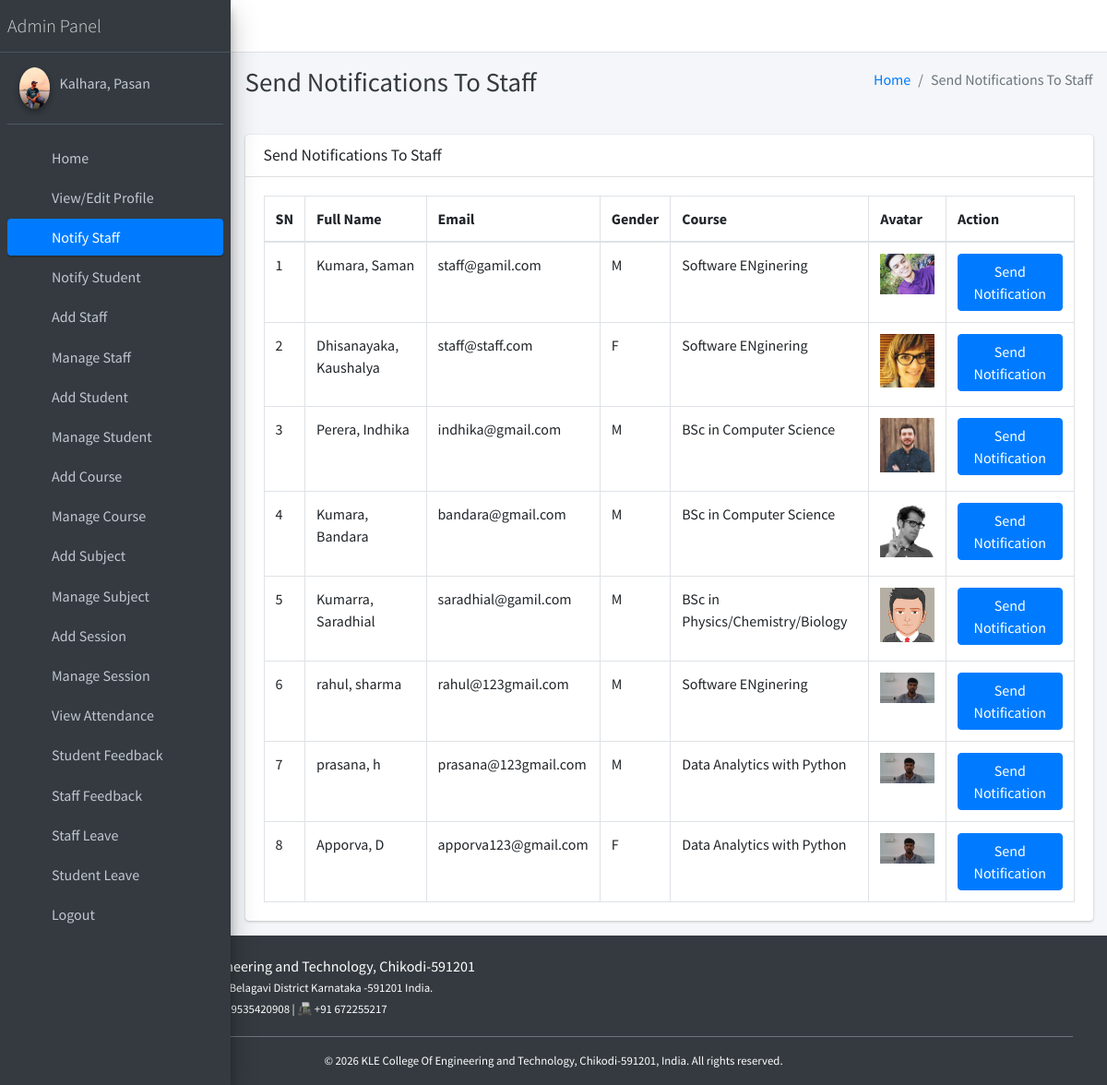
The page /admin_notify_staff (signed in) on the database its author committed.
### main_app/models.py (models this page shows, shortened)
class CustomUser(AbstractUser):
    USER_TYPE = ((1, "HOD"), (2, "Staff"), (3, "Student"))
    GENDER = [("M", "Male"), ("F", "Female")]
    username = None  # Removed username, using email instead
    email = models.EmailField(unique=True)
    user_type = models.CharField(default=1, choices=USER_TYPE, max_length=1)
    gender = models.CharField(max_length=1, choices=GENDER)
    profile_pic = models.ImageField()
    address = models.TextField()
    fcm_token = models.TextField(default="")  # For firebase notifications
    created_at = models.DateTimeField(auto_now_add=True)
    updated_at = models.DateTimeField(auto_now=True)
    USERNAME_FIELD = "email"
    REQUIRED_FIELDS = []
    objects = CustomUserManager()
    def __str__(self):
        return self.last_name + ", " + self.first_name

class Staff(models.Model):
    course = models.ForeignKey(Course, on_delete=models.DO_NOTHING, null=True, blank=False)
    admin = models.OneToOneField(CustomUser, on_delete=models.CASCADE)

class Course(models.Model):
    name = models.CharField(max_length=120)
    created_at = models.DateTimeField(auto_now_add=True)
    updated_at = models.DateTimeField(auto_now=True)

### main_app/hod_views.py (the view)
# urls.py: path("admin_notify_staff", hod_views.admin_notify_staff,
def admin_notify_staff(request):
    staff = CustomUser.objects.filter(user_type=2)
    context = {
        'page_title': "Send Notifications To Staff",
        'allStaff': staff
    }
    return render(request, "hod_template/staff_notification.html", context)

### main_app/templates/hod_template/staff_notification.html (shortened to what this page needs)
{% extends 'main_app/base.html' %}
{% load static %}
{% block page_title %}{{page_title}}{% endblock page_title %}
{% block content %}
<section class="content">
    <div class="container-fluid">
        <div class="row">
            <div class="col-md-12">
                <div class="card">
                    <div class="card-header">
                        <h3 class="card-title">{{page_title}}</h3>
                    </div>
                    <div class="card-body">
                        <table id="example2" class="table table-bordered table-hover">
                            <thead>
                                <tr>
                                    <th>SN</th>
                                    <th>Full Name</th>
                                    <th>Email</th>
                                    <th>Gender</th>
                                    <th>Course</th>
                                    <th>Avatar</th>
                                    <th>Action</th>
                                </tr>
                            </thead>
                            <tbody>
                                {% for staff in allStaff %}
                                <tr>
                                    <td>{{ forloop.counter }}</td>
                                    <td>{{staff.last_name}}, {{staff.first_name}}</td>
                                    <td>{{staff.email}}</td>
                                    <td>{{staff.gender}}</td>
                                    <td>{{staff.staff.course.name}}</td>
                                    <td>
                                        {% if staff.profile_pic == ""  %}
                                        No Image
                                        {% else %}
                                        <img class="img img-fluid mb-2" height="100" width="100"
                                            src="{{staff.profile_pic}}" alt="">
                                        {% endif %}
                                    </td>
                                    <td><button data-toggle = "modal" data-target = "#myModal"class="btn btn-primary show_notification" value="{{staff.id}}">Send Notification</button>
                                    </td>
                                </tr>
                                {% endfor %}
                            </tbody>
                        </table>
                    </div>
                </div>
            </div>
        </div>
    </div>
</section>
{% endblock content %}

### main_app/templates/main_app/sidebar_template.html (shortened to what this page needs)
{% load static %}
<aside class="main-sidebar sidebar-dark-primary elevation-4">
{% if request.user.user_type == '1' %}
    <a href="{% url 'admin_home' %}" class="brand-link">
        <span class="brand-text font-weight-light">Admin Panel</span>
    </a>
    <div class="sidebar">
        <div class="user-panel mt-3 pb-3 mb-3 d-flex">
            <div class="image">
                <img src="{{ request.user.profile_pic }}" class="img-circle elevation-2" alt="User Image">
            </div>
            <div class="info">
                <a href="#" class="d-block">{{ user }}</a>
            </div>
        </div>
        <nav class="mt-2">
            <ul class="nav nav-pills nav-sidebar flex-column" role="menu">
                <li class="nav-item">
                    {% url 'admin_home' as admin_home %}
                    <a href="{{ admin_home }}" class="nav-link {% if admin_home == request.path %} active {% endif %}">
                        <i class="nav-icon fas fa-tachometer-alt"></i>
                        <p>Home</p>
                    </a>
                </li>
                <li class="nav-item">
                    {% url 'admin_view_profile' as admin_view_profile %}
                    <a href="{{ admin_view_profile }}" class="nav-link {% if admin_view_profile == request.path %} active {% endif %}">
                        <i class="nav-icon fas fa-user-cog"></i>
                        <p>View/Edit Profile</p>
                    </a>
                </li>
                <li class="nav-item">
                    {% url 'admin_notify_staff' as admin_notify_staff %}
                    <a href="{{ admin_notify_staff }}" class="nav-link {% if admin_notify_staff == request.path %} active {% endif %}">
                        <i class="nav-icon fas fa-bullhorn"></i>
                        <p>Notify Staff</p>
                    </a>
                </li>
                <li class="nav-item">
                    {% url 'admin_notify_student' as admin_notify_student %}
                    <a href="{{ admin_notify_student }}" class="nav-link {% if admin_notify_student == request.path %} active {% endif %}">
                        <i class="nav-icon fas fa-bullhorn"></i>
                        <p>Notify Student</p>
                    </a>
                </li>
                <li class="nav-item">
                    {% url 'add_staff' as add_staff %}
                    <a href="{{ add_staff }}" class="nav-link {% if add_staff == request.path %} active {% endif %}">
                        <i class="nav-icon fas fa-user-plus"></i>
                        <p>Add Staff</p>
                    </a>
                </li>
                <li class="nav-item">
                    {% url 'manage_staff' as manage_staff %}
                    {% url 'edit_staff' staff_id as edit_staff %}
                    <a href="{{ manage_staff }}" class="nav-link {% if manage_staff == request.path or request.path == edit_staff %} active {% endif %}">
                        <i class="nav-icon fas fa-users"></i>
                        <p>Manage Staff</p>
                    </a>
                </li>
                <li class="nav-item">
                    {% url 'add_student' as add_student %}
                    <a href="{{ add_student }}" class="nav-link {% if add_student == request.path %} active {% endif %}">
                        <i class="nav-icon fas fa-user-graduate"></i>
                        <p>Add Student</p>
                    </a>
                </li>
                <li class="nav-item">
                    {% url 'manage_student' as manage_student %}
                    {% url 'edit_student' student_id as edit_student %}
                    <a href="{{ manage_student }}" class="nav-link {% if edit_student == request.path or manage_student == request.path %} active {% endif %}">
                        <i class="nav-icon fas fa-users"></i>
                        <p>Manage Student</p>
                    </a>
                </li>
                <li class="nav-item">
                    {% url 'add_course' as add_course %}
                    <a href="{{ add_course }}" class="nav-link {% if add_course == request.path %} active {% endif %}">
                        <i class="nav-icon fas fa-book"></i>
                        <p>Add Course</p>
                    </a>
                </li>
                <li class="nav-item">
                    {% url 'manage_course' as manage_course %}
                    {% url 'edit_course' course_id as edit_course %}
                    <a href="{{ manage_course }}" class="nav-link {% if edit_course == request.path or manage_course == request.path %} active {% endif %}">
                        <i class="nav-icon fas fa-book-open"></i>
                        <p>Manage Course</p>
                    </a>
                </li>
                <li class="nav-item">
                    {% url 'add_subject' as add_subject %}
                    <a href="{{ add_subject }}" class="nav-link {% if add_subject == request.path %} active {% endif %}">
                        <i class="nav-icon fas fa-chalkboard-teacher"></i>
                        <p>Add Subject</p>
                    </a>
                </li>
                <li class="nav-item">
                    {% url 'manage_subject' as manage_subject %}
                    {% url 'edit_subject' subject_id as edit_subject %}
                    <a href="{{ manage_subject }}" class="nav-link {% if edit_subject == request.path or manage_subject == request.path %} active {% endif %}">
                        <i class="nav-icon fas fa-book-reader"></i>
                        <p>Manage Subject</p>
                    </a>
                </li>
                <li class="nav-item">
                    {% url 'add_session' as add_session %}
                    <a href="{{ add_session }}" class="nav-link {% if add_session == request.path %} active {% endif %}">
                        <i class="nav-icon fas fa-calendar-plus"></i>
                        <p>Add Session</p>
                    </a>
                </li>
                <li class="nav-item">
                    {% url 'manage_session' as manage_session %}
                    {% url 'edit_session' session_id as edit_session %}
                    <a href="{{ manage_session }}" class="nav-link {% if edit_session == request.path or manage_session == request.path %} active {% endif %}">
                        <i class="nav-icon fas fa-calendar-alt"></i>
                        <p>Manage Session</p>
                    </a>
                </li>
                <li class="nav-item">
                    {% url 'admin_view_attendance' as admin_view_attendance %}
                    <a href="{{ admin_view_attendance }}" class="nav-link {% if admin_view_attendance == request.path %} active {% endif %}">
                        <i class="nav-icon fas fa-clipboard-list"></i>
                        <p>View Attendance</p>
                    </a>
                </li>
                <li class="nav-item">
                    {% url 'student_feedback_message' as student_feedback_message %}
                    <a href="{{ student_feedback_message }}" class="nav-link {% if student_feedback_message == request.path %} active {% endif %}">
                        <i class="nav-icon fas fa-comment-dots"></i>
                        <p>Student Feedback</p>
                    </a>
                </li>
                <li class="nav-item">
                    {% url 'staff_feedback_message' as staff_feedback_message %}
                    <a href="{{ staff_feedback_message }}" class="nav-link {% if staff_feedback_message == request.path %} active {% endif %}">
                        <i class="nav-icon fas fa-comments"></i>
                        <p>Staff Feedback</p>
                    </a>
                </li>
                <li class="nav-item">
                    {% url 'view_staff_leave' as view_staff_leave %}
                    <a href="{{ view_staff_leave }}" class="nav-link {% if view_staff_leave == request.path %} active {% endif %}">
                        <i class="nav-icon fas fa-user-clock"></i>
                        <p>Staff Leave</p>
                    </a>
                </li>
                <li class="nav-item">
                    {% url 'view_student_leave' as view_student_leave %}
                    <a href="{{ view_student_leave }}" class="nav-link {% if view_student_leave == request.path %} active {% endif %}">
                        <i class="nav-icon fas fa-user-clock"></i>
                        <p>Student Leave</p>
                    </a>
                </li>
{% endif %}
<li class="nav-item">
    <a href="{% url 'user_logout' %}" onclick="return confirm('Your session would be terminated.\n\nProceed?')" class="nav-link">
        <i class="nav-icon fas fa-sign-out-alt"></i>
        <p>Logout</p>
    </a>
</li>
</ul>
</nav>
</div>
</aside>

### rows shown on the page
CustomUser: user.profile_pic (picture), last_name+first_name "Kalhara, Pasan"
CustomUser: last_name "Kumara", first_name "Saman", email "staff@gamil.com", gender "M", staff.course.name "Software ENginering", shows a picture
CustomUser: last_name "Dhisanayaka", first_name "Kaushalya", email "staff@staff.com", gender "F", staff.course.name "Software ENginering", profile_pic (picture)
CustomUser: last_name "Perera", first_name "Indhika", email "indhika@gmail.com", gender "M", staff.course.name "BSc in Computer Science", profile_pic (picture)
CustomUser: last_name "Kumara", first_name "Bandara", email "bandara@gmail.com", gender "M", staff.course.name "BSc in Computer Science", profile_pic (picture)
CustomUser: last_name "Kumarra", first_name "Saradhial", email "saradhial@gamil.com", gender "M", staff.course.name "BSc in Physics/Chemistry/Biology", profile_pic (picture)
CustomUser: last_name "rahul", first_name "sharma", email "rahul@123gmail.com", gender "M", staff.course.name "Software ENginering", profile_pic (picture)
CustomUser: last_name "prasana", first_name "h", email "prasana@123gmail.com", gender "M", staff.course.name "Data Analytics with Python", profile_pic (picture)
CustomUser: last_name "Apporva", first_name "D", email "apporva123@gmail.com", gender "F", staff.course.name "Data Analytics with Python", profile_pic (picture)

### other values the page prints
{{ page_title }} "Send Notifications To Staff"
